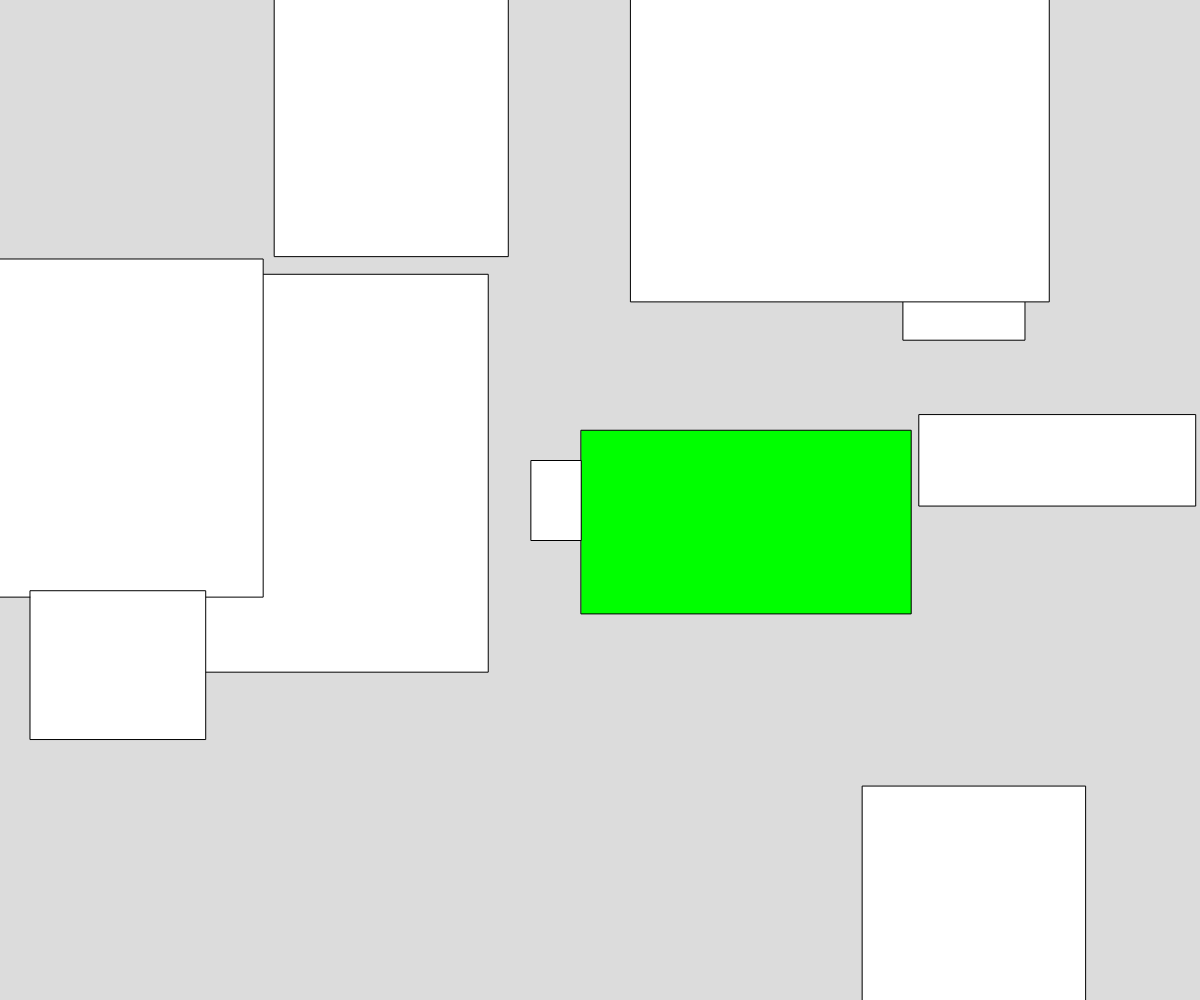
Frame 1 (no input)
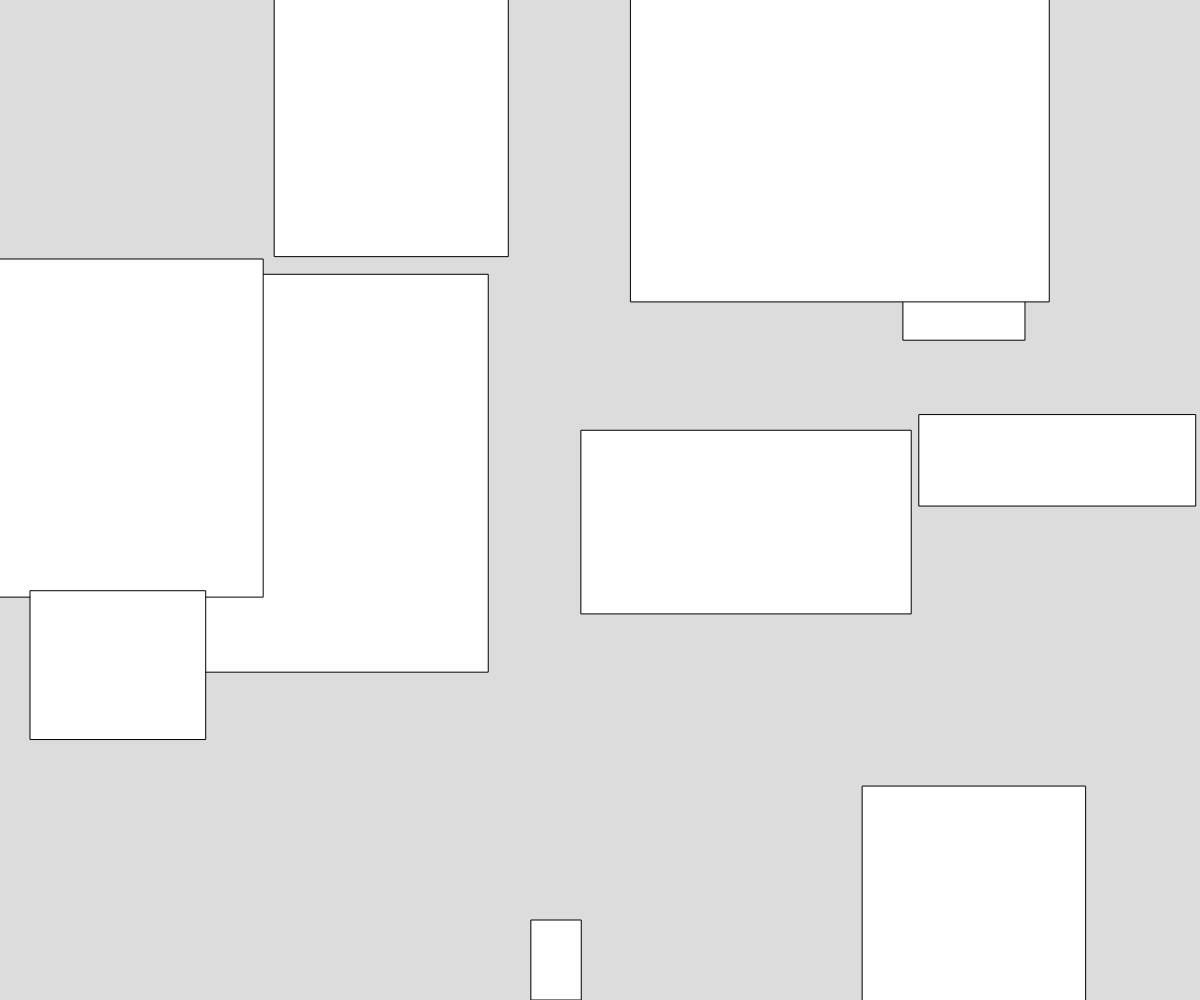
Frame 60 (no input)
Frame 120 (the mouse pressed at the canvas centre since frame 60): identical to frame 60, image omitted

The p5.js sketch that drew these frames (run headless with seeded random() and noise() and a simulated clock; from frame 60 on, the mouse is pressed at the canvas centre):

// p5.js sketch
// ── sketch.js
// Capstone Platformer Testing
// Jeffrey Hamilton
// 18/May/2024

let player;
let walls = [];

function preload() {

}


function setup() {
  createCanvas(windowWidth, windowHeight);
  rectMode(CENTER);

  for(let i = 0; i < 10; i++) {
    walls.push(new Wall(random(0,width),random(0,height),random(0,500),random(0,500)));
  }

  player = new Player(width/2,height/2);
}

function draw() {
  background(220);

  player.move();
  for(w of walls) {
    w.collision();
    w.display();
  }
  player.display();
}
// ── objectClasses.js
class Player {
    constructor(x,y) {
      this.pos = createVector(x,y);

      this.speed = createVector(0,0);
      this.moveSpeed = 1.5;
      this.speedDecay = 1.5;
      this.maxSpeed = 10;

      this.acceleration = 0.5;
      this.size = createVector(50,80);
      this.onFloor = false;
    }
  
    display() {
      rect(this.pos.x,this.pos.y,this.size.x,this.size.y); // Will be a sprite at some point.
    }
  
    move() {
      if(keyIsDown(188)) {
        if(this.onFloor) this.speed.y -= 15;
        this.onFloor = false;
      }
      if(keyIsDown(65) && !keyIsDown(69)) {
        if(this.speed.x > -this.maxSpeed) this.speed.x -= this.moveSpeed;
      } else if(keyIsDown(69) && !keyIsDown(65)) {
        if(this.speed.x < this.maxSpeed) this.speed.x += this.moveSpeed;
      } else {
        if(this.speed.x > 0) this.speed.x -= this.speedDecay;
        if(this.speed.x < 0) this.speed.x += this.speedDecay;
      }

      this.pos.x += this.speed.x;
      this.gravity();
      this.screenCollisions();
    }
  
    gravity() {
      this.speed.y += this.acceleration;
      this.pos.y += this.speed.y;
    }
  
    screenCollisions() {
      if(this.pos.x + this.size.x/2 > width) this.pos.x = width - this.size.x/2;
      if(this.pos.x - this.size.x/2 < 0) this.pos.x = this.size.x/2;
  
      if(this.pos.y + this.size.y/2 > height) {
        this.pos.y = height - this.size.y/2;
        this.speed.y = 0;
        this.onFloor = true;
      }
      if(this.pos.y - this.size.y/2 < 0) {
        this.pos.y = this.size.y/2;
        this.speed.y = 0;
      }
    }
  
    moveTo(x,y) {
      this.pos.x = x, this.pos.y = y;
    }
  
    returnPos() {
      return this.pos;
    }
  
    returnSize() {
      return this.size;
    }
  }
  
  class Wall {
    constructor(x,y,w,h) {
      this.x = x, this.y = y, this.w = w, this.h = h;
    }
  
    display() {
      rect(this.x,this.y,this.w,this.h);
      fill(255);
    }
  
    collision() {
      let playerPos = player.returnPos();
      let playerSize = player.returnSize();
  
      let collideLeft = playerPos.x + playerSize.x/2 > this.x - this.w/2; 
      let collideRight = playerPos.x - playerSize.x/2 < this.x + this.w/2;
      let collideTop = playerPos.y + playerSize.y/2 > this.y - this.h/2;
      let collideBottom = playerPos.y - playerSize.y/2 < this.y + this.h/2;
  
      let distToBot = dist(0,this.y+this.h/2,0,playerPos.y-playerSize.y/2);
      let distToTop = dist(0,this.y-this.h/2,0,playerPos.y+playerSize.y/2);
      let distToRight = dist(this.x+this.w/2,0,playerPos.x-playerSize.x/2,0);
      let distToLeft = dist(this.x-this.w/2,0,playerPos.x+playerSize.x/2,0);
  
      if(collideTop && collideBottom && collideLeft && collideRight) {
        fill(0,255,0);
        if(distToBot < distToTop) {
          if(distToBot < distToRight && distToBot < distToLeft) {
            player.speed.y = 0;
            player.moveTo(playerPos.x,this.y+this.h/2+playerSize.y/2);
          } else if(distToRight < distToLeft) {
            player.speed.x = 0;
            player.moveTo(this.x+this.w/2+playerSize.x/2,playerPos.y);
          } else {
            player.speed.x = 0;
            player.moveTo(this.x-this.w/2-playerSize.x/2,playerPos.y);
          }
        } else {
          if(distToTop < distToRight && distToTop < distToLeft) {
            player.speed.y = 0;
            player.onFloor = true;
            player.moveTo(playerPos.x,this.y-this.h/2-playerSize.y/2);
          } else if(distToRight < distToLeft) {
            player.speed.x = 0;
            player.moveTo(this.x+this.w/2+playerSize.x/2,playerPos.y);
          } else {
            player.speed.x = 0;
            player.moveTo(this.x-this.w/2-playerSize.x/2,playerPos.y);
          }
        }
      }
    }
  }
